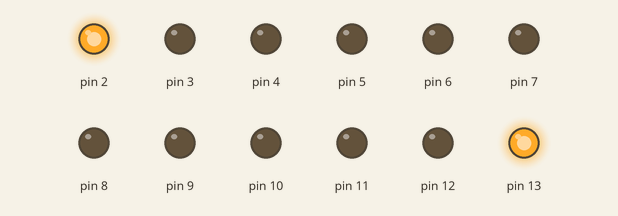
Bench run of a sketch on a simulated Arduino Uno, built with avr-gcc and run on an emulated ATmega328P. Parts: output pins drawn as LEDs (lit = HIGH).

Above: at 0.1 s.
At 8.1 s:
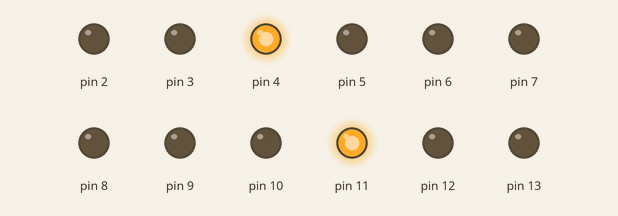
At 16.35 s:
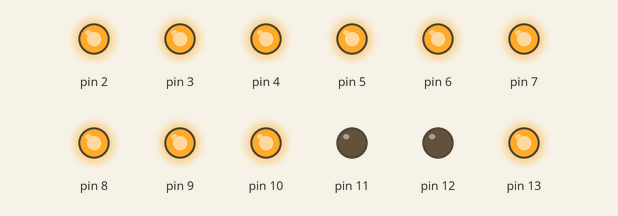
At 19.9 s:
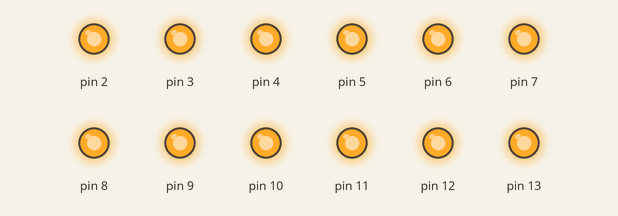
At 26.21 s:
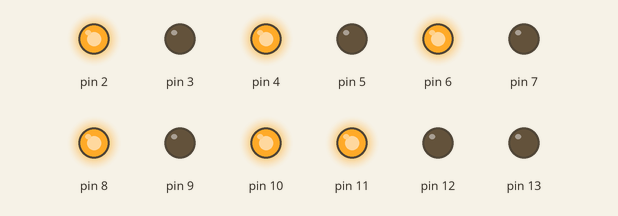
At 37.44 s:
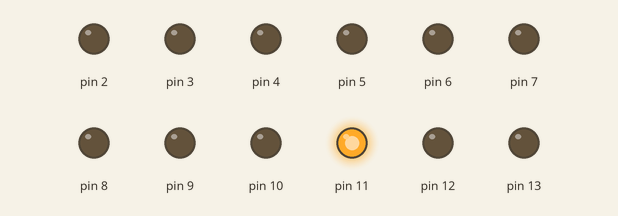
Timing chart, 0 to 40.0 s (numbered marks = the images above):
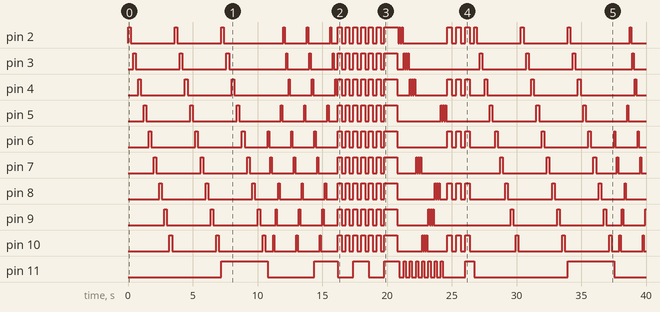

The sketch:

led_cube.ino
```cpp
/*
    LED 3*3*3 CUBE

    Version  : 01
    Author   : Kapthura Jayasanka
    Date     : 2015.04.09

    Blog     : http://kapthura.blogspot.com/p/home-page.html
    Google+  : https://plus.google.com/+KapthuraJayasanka/posts
    LinkedIn : https://lk.linkedin.com/pub/kapthura-jayasanka/6b/444/b94
*/

int ledpin; //Use for Pattern 5
int dt=0; //Use for Pattern 1 Delay time


void setup() {
  pinMode(2, OUTPUT);
  pinMode(3, OUTPUT);
  pinMode(4, OUTPUT);
  pinMode(5, OUTPUT);
  pinMode(6, OUTPUT);
  pinMode(7, OUTPUT);
  pinMode(8, OUTPUT);
  pinMode(9, OUTPUT);
  pinMode(10, OUTPUT);
  pinMode(11, OUTPUT);
  pinMode(12, OUTPUT);
  pinMode(13, OUTPUT);
}


void loop() {
  clearn();
  p1C();
  clearn();
  p2C();
  clearn();
  p3C();
  clearn();
  p4C();
  clearn();
  p5C1();
  clearn();
  p6C();
}


//Active & deactive Levels
//Level 1
void L1A(){
  digitalWrite(13, HIGH);
}

void L1DA(){
  digitalWrite(13, LOW);
}

//Level 2
void L2A(){
  digitalWrite(12, HIGH);
}

void L2DA(){
  digitalWrite(12, LOW);
}

//Level 3
void L3A(){
  digitalWrite(11, HIGH);
}

void L3DA(){
  digitalWrite(11, LOW);
}

//Tren off all Levels & all Led's
void clearn(){
  L1DA();
  L2DA();
  L3DA();
  digitalWrite(2, LOW);
  digitalWrite(3, LOW);
  digitalWrite(4, LOW);
  digitalWrite(5, LOW);
  digitalWrite(6, LOW);
  digitalWrite(7, LOW);
  digitalWrite(8, LOW);
  digitalWrite(9, LOW);
  digitalWrite(10,LOW);
}

/*Pattern 1
Runner*/

void p1(int dt){
for (int i = 2; i <=10; i++){
   digitalWrite(i, HIGH);
  delay(dt);
  digitalWrite(i, LOW);
  delay(dt);
  }
}

/*Pattern 1
Controller*/
void p1C(){
  L1A();
  p1(200);
  L1DA();

  L2A();
  p1(200);
  L2DA();

  L3A();
  p1(200);
  L3DA();
}


//**********************************


/*Pattern 2
Runner */

void p2(){
  int dt2=100;
  digitalWrite(6, HIGH);
  delay(dt2);
  digitalWrite(6, LOW);
  delay(dt2);
  digitalWrite(7, HIGH);
  delay(dt2);
  digitalWrite(7, LOW);
  delay(dt2);
  digitalWrite(10, HIGH);
  delay(dt2);
  digitalWrite(10, LOW);
  delay(dt2);
  digitalWrite(9, HIGH);
  delay(dt2);
  digitalWrite(9, LOW);
  delay(dt2);
   digitalWrite(8, HIGH);
  delay(dt2);
  digitalWrite(8, LOW);
  delay(dt2);
  digitalWrite(5, HIGH);
  delay(dt2);
  digitalWrite(5, LOW);
  delay(dt2);
  digitalWrite(2, HIGH);
  delay(dt2);
  digitalWrite(2, LOW);
  delay(dt2);
  digitalWrite(3, HIGH);
  delay(dt2);
  digitalWrite(3, LOW);
  delay(dt2);
  digitalWrite(4, HIGH);
  delay(dt2);
  digitalWrite(4, LOW);
  delay(dt2);
}

/*Pattern 2
Controller*/
void p2C(){

  L1A();
  p2();
  L1DA();

  L2A();
  p2();
  L2DA();

  L3A();
  p2();
  L3DA();

}


//*******************************


/*Pattern 3
Runner*/

void p3(){
  digitalWrite(2, HIGH);
  digitalWrite(3, HIGH);
  digitalWrite(4, HIGH);
  digitalWrite(5, HIGH);
  digitalWrite(6, HIGH);
  digitalWrite(7, HIGH);
  digitalWrite(8, HIGH);
  digitalWrite(9, HIGH);
  digitalWrite(10, HIGH);
  delay(300);
  digitalWrite(2, LOW);
  digitalWrite(3, LOW);
  digitalWrite(4, LOW);
  digitalWrite(5, LOW);
  digitalWrite(6, LOW);
  digitalWrite(7, LOW);
  digitalWrite(8, LOW);
  digitalWrite(9, LOW);
  digitalWrite(10,LOW);
  delay(300);
}


/*Pattern 3
Controller*/
void p3C(){
  L1A();
  p3();
  L1DA();
  L2A();
  p3();
  L2DA();
  L3A();
  p3();
  L3DA();
  L3A();
  p3();
  L3DA();
  L2A();
  p3();
  L2DA();
  L1A();
  p3();
  L1DA();
}


//*******************************


/*Pattern 4
Runner */
void p4(){
  digitalWrite(2, HIGH);
  digitalWrite(3, HIGH);
  digitalWrite(4, HIGH);
  digitalWrite(5, HIGH);
  digitalWrite(6, HIGH);
  digitalWrite(7, HIGH);
  digitalWrite(8, HIGH);
  digitalWrite(9, HIGH);
  digitalWrite(10, HIGH);
}

/*Pattern 4
Controller*/
void p4C(){
  L1A();
  L2A();
  L3A();
  p4();
  delay(1000);
}


//*******************************


/*Pattern 5 (Have two runners 5a,5b)
Runner 5a*/
void p5a(int ledpin){
  int dt3=150;
clearn();
  L1A();
  digitalWrite(ledpin, HIGH);
  delay(dt3);
  digitalWrite(ledpin, LOW);
  delay(dt3);
  L1DA();
  L2A();
  digitalWrite(ledpin, HIGH);
  delay(dt3);
  digitalWrite(ledpin, LOW);
  delay(dt3);
  L2DA();
  L3A();
  digitalWrite(ledpin, HIGH);
  delay(dt3);
  digitalWrite(ledpin, LOW);
  delay(dt3);
  L3DA();
}

/*Pattern 5b
Runner*/
void p5b(int ledpin){
  int dt3=80;
  clearn();
  L3A();
  digitalWrite(ledpin, HIGH);
  delay(dt3);
  digitalWrite(ledpin, LOW);
  delay(dt3);
  L3DA();
  L2A();
  digitalWrite(ledpin, HIGH);
  delay(dt3);
  digitalWrite(ledpin, LOW);
  delay(dt3);
  L2DA();
  L1A();
  digitalWrite(ledpin, HIGH);
  delay(dt3);
  digitalWrite(ledpin, LOW);
  delay(dt3);
  L1DA();
}

/*Pattern 5
Controller*/
void p5C1(){
  p5b(2);
  p5b(3);
  p5b(4);
  p5b(7);
  p5b(10);
  p5b(9);
  p5b(8);
  p5b(5);
}


//*************************

/*Pattern 6
Runner*/
void p6(){
  int dt4=350;
  digitalWrite(2, HIGH);
  digitalWrite(4, HIGH);
  digitalWrite(6, HIGH);
  digitalWrite(8, HIGH);
  digitalWrite(10, HIGH);
  delay(dt4);
  digitalWrite(2, LOW);
  digitalWrite(4, LOW);
  digitalWrite(6, LOW);
  digitalWrite(8, LOW);
  digitalWrite(10, LOW);
  delay(dt4);
}


/*Pattern 6
Controller*/
void p6C(){
  L1A();
  p6();
  L1DA();
  L2A();
  p6();
  L2DA();
  L3A();
  p6();
  L3DA();
}
```

Measured:
- by itself, pin 2: LOW → HIGH at 0.00 s, → LOW 0.20 s later, → HIGH 3.4 s later, → LOW 0.20 s later, … (44 changes in this stretch)
- by itself, pin 3: LOW → HIGH at 0.40 s, → LOW 0.20 s later, → HIGH 3.4 s later, → LOW 0.20 s later, … (40 changes in this stretch)
- by itself, pin 4: LOW → HIGH at 0.80 s, → LOW 0.20 s later, → HIGH 3.4 s later, → LOW 0.20 s later, … (46 changes in this stretch)
- by itself, pin 5: LOW → HIGH at 1.2 s, → LOW 0.20 s later, → HIGH 3.4 s later, → LOW 0.20 s later, … (40 changes in this stretch)
- by itself, pin 6: LOW → HIGH at 1.6 s, → LOW 0.20 s later, → HIGH 3.4 s later, → LOW 0.20 s later, … (42 changes in this stretch)
- by itself, pin 7: LOW → HIGH at 2.0 s, → LOW 0.20 s later, → HIGH 3.4 s later, → LOW 0.20 s later, … (42 changes in this stretch)
- by itself, pin 8: LOW → HIGH at 2.4 s, → LOW 0.20 s later, → HIGH 3.4 s later, → LOW 0.20 s later, … (46 changes in this stretch)
- by itself, pin 9: LOW → HIGH at 2.8 s, → LOW 0.20 s later, → HIGH 3.4 s later, → LOW 0.20 s later, … (41 changes in this stretch)
